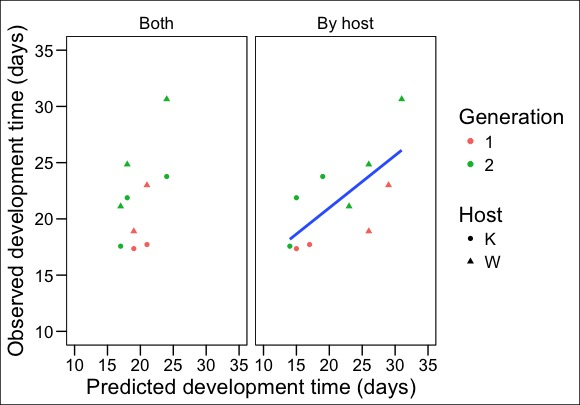

R code for this plot:
# Supplementary figure

p <- ggplot(sup2, aes(y = MeanDt, x = DTpred))
p + geom_point(aes(shape = Host, col = Generation)) + 
  geom_smooth(data = sup2[sup2$Type =="ByDiet",],method="lm", se = F)+
  scale_color_manual(values = c("#F8766D","#00BA38"))+
  coord_cartesian(ylim = c(10,35), xlim = c(10,35))+
  ylab("Observed development time (days)")+
  xlab("Predicted development time (days)")+
  theme_base()+
  facet_grid(~Typ)
